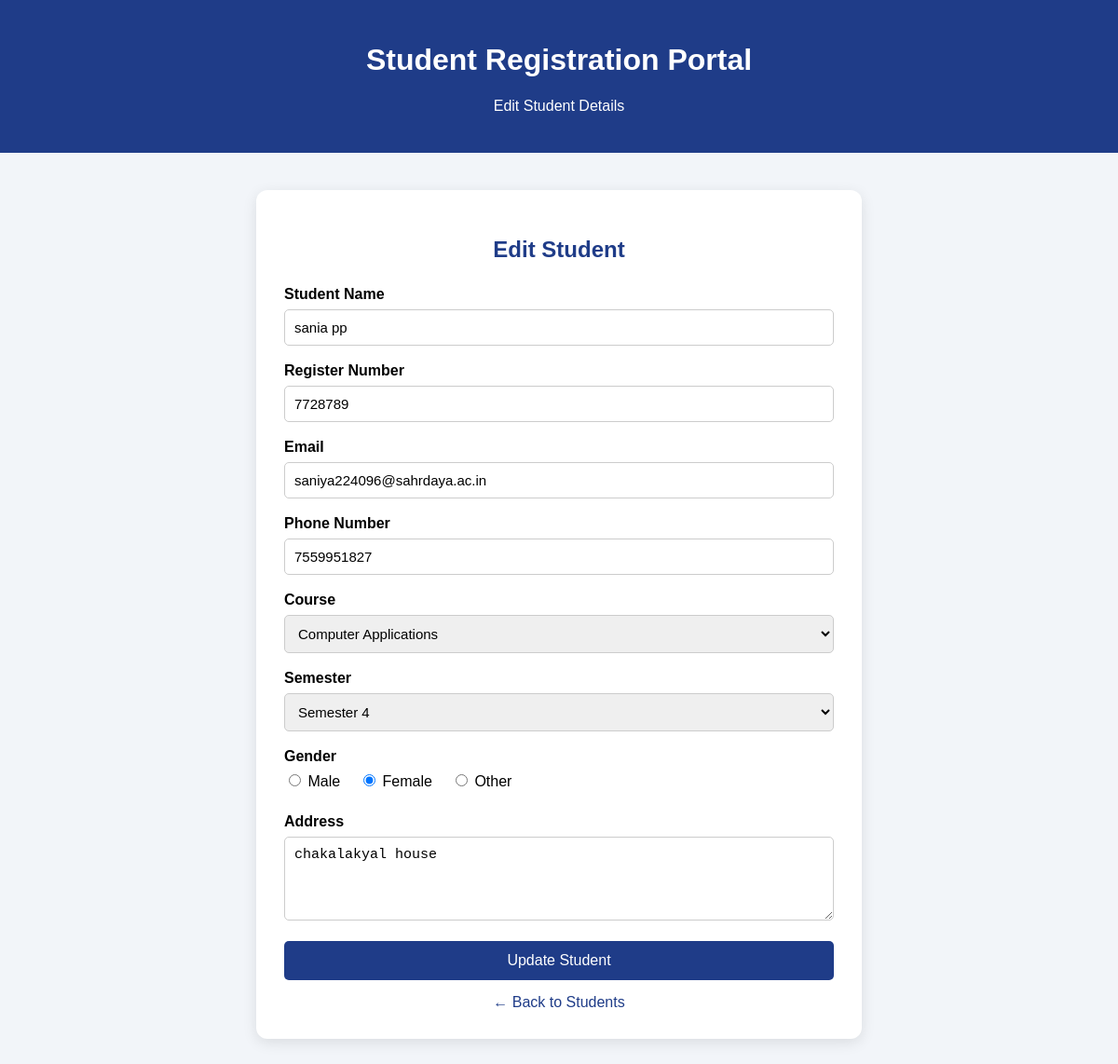
The app's page /edit/7 with its own data.
### tables this page shows
CREATE TABLE students (
            id INTEGER PRIMARY KEY AUTOINCREMENT,
            name TEXT NOT NULL,
            register_number TEXT NOT NULL UNIQUE,
            email TEXT NOT NULL,
            phone TEXT NOT NULL,
            course TEXT NOT NULL,
            semester TEXT NOT NULL,
            gender TEXT NOT NULL,
            address TEXT NOT NULL
        );

### app.py (the view, shortened to what this page needs)
@app.route("/edit/<int:student_id>", methods=["GET", "POST"])
def edit_student(student_id):
    conn = sqlite3.connect(DATABASE)
    cursor = conn.cursor()
    cursor.execute(
        "SELECT * FROM students WHERE id = ?",
        (student_id,)
    )
    student = cursor.fetchone()
    conn.close()
    if student is None:
        return """
        <h2>Student Not Found</h2>
        <a href="/students">Back to Students</a>
        """
    return render_template(
        "edit.html",
        student=student
    )

### templates/edit.html (shortened to what this page needs)
<!DOCTYPE html>
<html lang="en">
<head>
</head>
<body>
    <div class="header">
        <h1>Student Registration Portal</h1>
        <p>Edit Student Details</p>
    </div>
    <div class="container">
        <h2>Edit Student</h2>
        <form
            action="/edit/{{ student[0] }}"
            method="POST">
            <div class="form-group">
                <label>Student Name</label>
                <input
                    type="text"
                    name="name"
                    value="{{ student[1] }}"
                    required>
            </div>
            <div class="form-group">
                <label>Register Number</label>
                <input
                    type="text"
                    name="register_number"
                    value="{{ student[2] }}"
                    required>
            </div>
            <div class="form-group">
                <label>Email</label>
                <input
                    type="email"
                    name="email"
                    value="{{ student[3] }}"
                    required>
            </div>
            <div class="form-group">
                <label>Phone Number</label>
                <input
                    type="tel"
                    name="phone"
                    value="{{ student[4] }}"
                    required>
            </div>
            <div class="form-group">
                <label>Course</label>
                <select name="course" required>
                    <option value="Computer Applications"
                        {% if student[5] == "Computer Applications" %}selected{% endif %}>
                        Computer Applications
                    </option>
                </select>
            </div>
            <div class="form-group">
                <label>Semester</label>
                <select name="semester" required>
                    {% for i in range(1, 9) %}
                    <option value="{{ i }}"
                        {% if student[6] == i|string %}selected{% endif %}>
                        Semester {{ i }}
                    </option>
                    {% endfor %}
                </select>
            </div>
            <div class="form-group">
                <label>Gender</label>
                <div class="gender">
                    <label>
                        <input
                            type="radio"
                            name="gender"
                            value="Male"
                            required>
                        Male
                    </label>
                    <label>
                        <input
                            type="radio"
                            name="gender"
                            value="Female"
                            {% if student[7] == "Female" %}checked{% endif %}>
                        Female
                    </label>
                    <label>
                        <input
                            type="radio"
                            name="gender"
                            value="Other"
                            {% if student[7] == "Other" %}checked{% endif %}>
                        Other
                    </label>
                </div>
            </div>
            <div class="form-group">
                <label>Address</label>
                <textarea
                    name="address"
                    rows="4"
                    required>{{ student[8] }}</textarea>
            </div>
            <button type="submit">
                Update Student
            </button>
        </form>
        <a
            href="/students"
            class="back-button">
            ← Back to Students
        </a>
    </div>
</body>
</html>

### templates/edit.html (style rules this page uses)
* { box-sizing: border-box; }
body { font-family: Arial, sans-serif; background-color: #f2f5f9; margin: 0; }
.header { background-color: #1f3c88; color: white; text-align: center; padding: 25px; }
.container { width: 90%; max-width: 650px; margin: 40px auto; background-color: white; padding: 30px; border-radius: 12px; box-shadow: 0 4px 15px rgba(0,0,0,0.1); }
h2 { text-align: center; color: #1f3c88; margin-bottom: 25px; }
.form-group { margin-bottom: 18px; }
label { display: block; margin-bottom: 7px; font-weight: bold; }
input, select, textarea { width: 100%; padding: 10px; border: 1px solid #ccc; border-radius: 5px; font-size: 15px; }
textarea { resize: vertical; }
.gender { display: flex; gap: 20px; }
.gender label { font-weight: normal; }
.gender input { width: auto; }
button { width: 100%; padding: 12px; background-color: #1f3c88; color: white; border: none; border-radius: 5px; font-size: 16px; cursor: pointer; }
.back-button { display: block; text-align: center; margin-top: 15px; color: #1f3c88; text-decoration: none; }

### records on screen
students: name "sania pp", register_number "7728789", email "saniya224096@sahrdaya.ac.in", phone "7559951827", course "Computer Applications", semester "Semester 4", gender "☐ Male", gender "☑ Female", gender "☐ Other", address "chakalakyal house"
